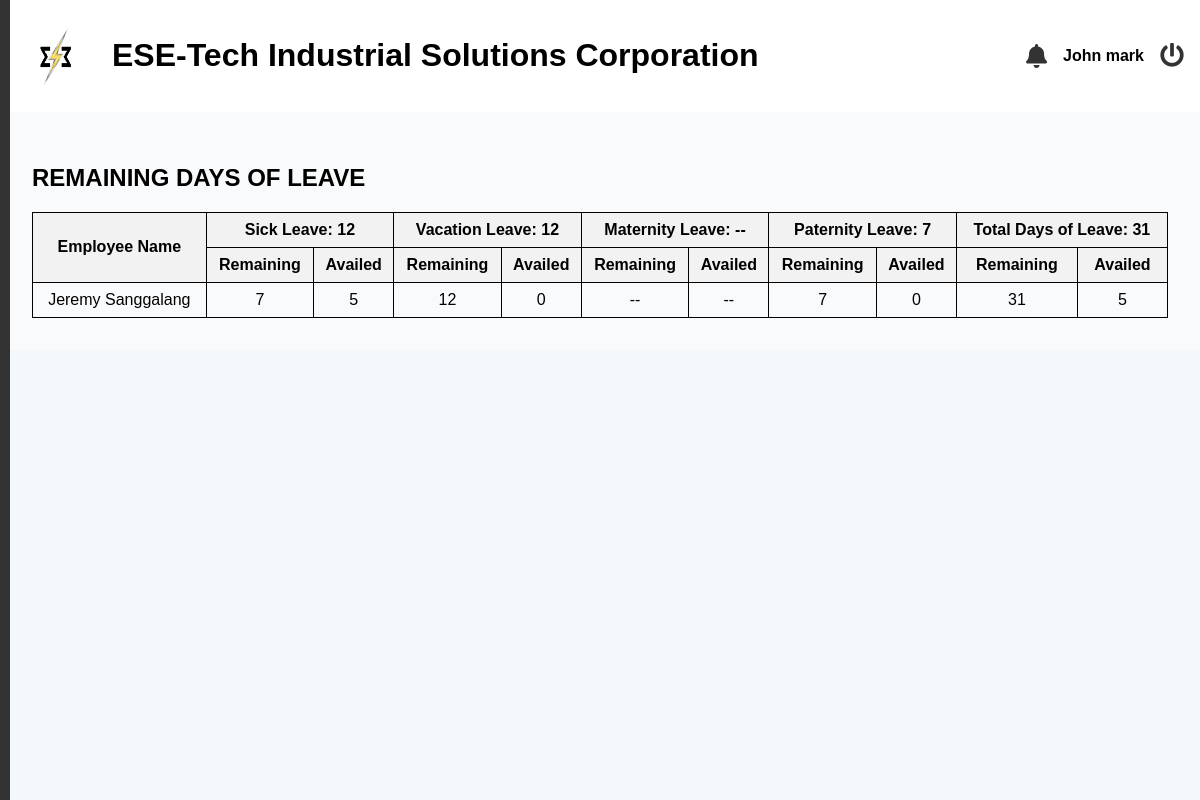
Page /admin/remaining_leave.php (signed in) on the committed database.
### tables this page shows
CREATE TABLE `employees` (
  `id` int(11) NOT NULL,
  `last_name` varchar(255) NOT NULL,
  `first_name` varchar(255) NOT NULL,
  `middle_name` varchar(255) NOT NULL,
  `suffix` varchar(255) NOT NULL,
  `gender` varchar(32) NOT NULL,
  `email` varchar(100) NOT NULL,
  `position` varchar(255) NOT NULL,
  `hire_date` date NOT NULL,
  `department` varchar(255) NOT NULL,
  `employment_status` varchar(255) NOT NULL,
  `employee_id` int(20) NOT NULL,
  `user_type` int(11) NOT NULL DEFAULT 2 COMMENT '1=admin, 2=staff, 3=super admin',
  `password` varchar(255) NOT NULL,
  `e_status` int(11) NOT NULL DEFAULT 1,
  `date_of_birth` date DEFAULT NULL,
  `age` varchar(32) NOT NULL,
  `contact_number` varchar(20) DEFAULT NULL,
  `perma_address` text DEFAULT NULL,
  `civil_status` varchar(10) DEFAULT NULL,
  `sss_number` varchar(15) DEFAULT NULL,
  `philhealth_number` varchar(15) DEFAULT NULL,
  `pagibig_number` varchar(15) DEFAULT NULL,
  `tin_number` varchar(15) DEFAULT NULL,
  `emergency_contact_name` varchar(50) DEFAULT NULL,
  `emergency_contact_number` varchar(15) DEFAULT NULL,
  `educational_background` enum('Technical-Vocational Program graduate','College graduate','Master''s degree graduate','Doctorate degree graduate') DEFAULT NULL,
  `skills` text DEFAULT NULL,
  `username` varchar(255) NOT NULL,
  `sick_leave` int(11) NOT NULL DEFAULT 0,
  `vacation_leave` int(11) NOT NULL DEFAULT 0,
  `maternity_leave` int(11) NOT NULL DEFAULT 0,
  `paternity_leave` int(11) NOT NULL DEFAULT 0,
  `sick_availed` int(11) NOT NULL,
  `vacation_availed` int(11) NOT NULL,
  `maternity_availed` int(11) NOT NULL,
  `paternity_availed` int(11) NOT NULL,
  `medical` varchar(32) DEFAULT NULL,
  `tor` varchar(32) DEFAULT NULL,
  `nbi_clearance` varchar(32) DEFAULT NULL,
  `resume` varchar(32) DEFAULT NULL,
  `prc` varchar(32) DEFAULT NULL,
  `others` varchar(32) DEFAULT NULL,
  `medical_type` varchar(32) DEFAULT NULL,
  `tor_type` varchar(32) DEFAULT NULL,
  `police_type` varchar(32) DEFAULT NULL,
  `resume_type` varchar(32) DEFAULT NULL,
  `prc_type` varchar(32) DEFAULT NULL,
  `others_type` varchar(32) DEFAULT NULL,
  `is_archived` tinyint(1) DEFAULT 0
);

### admin/remaining_leave.php (the view, shortened to what this page needs)
<?php
include('header.php');
$conn = mysqli_connect('localhost', 'root', '', 'esetech');
$sql = "SELECT
            id,
            CONCAT(first_name, ' ', last_name) AS employee_name,
            sick_leave,
            vacation_leave,
            maternity_leave,
            paternity_leave,
            sick_availed,
            vacation_availed,
            maternity_availed,
            paternity_availed,
            gender
            FROM employees
            WHERE employment_status = 'Regular'";
$result = mysqli_query($conn, $sql);
?>
<?php include('includes/sideBar.php'); ?>
<link rel="stylesheet" href="https://cdn.datatables.net/1.13.5/css/jquery.dataTables.min.css" />
<main class="main-content">
    <section id="dashboard">
        <h2>REMAINING DAYS OF LEAVE</h2>
        <table id="myTable" class="styled-table">
    <?php while ($row = mysqli_fetch_assoc($result)) { ?>
        <?php
            $total_remaining = $row['sick_leave'] + $row['vacation_leave'] + ($row['maternity_leave'] ?? 0) + ($row['paternity_leave'] ?? 0);
            $total_availed = $row['sick_availed'] + $row['vacation_availed'] + ($row['maternity_availed'] ?? 0) + ($row['paternity_availed'] ?? 0);
        ?>
        <thead>
            <tr>
                <th rowspan="2" style="text-align: center;">Employee Name</th>
                <th colspan="2" style="text-align: center;">Sick Leave: <?php echo htmlspecialchars($row['sick_leave']); ?></th>
                <th colspan="2" style="text-align: center;">Vacation Leave: <?php echo htmlspecialchars($row['vacation_leave']); ?></th>
                <th colspan="2" style="text-align: center;">Maternity Leave: <?php echo strtolower($row['gender']) == 'female' ? htmlspecialchars($row['maternity_leave']) : '--'; ?></th>
                <th colspan="2" style="text-align: center;">Paternity Leave: <?php echo strtolower($row['gender']) == 'male' ? htmlspecialchars($row['paternity_leave']) : '--'; ?></th>
                <th colspan="2" style="text-align: center;">
                    Total Days of Leave:
                    <?php
                        $total_days = $row['sick_leave'] + $row['vacation_leave'] +
                                    (strtolower($row['gender']) == 'female' ? $row['maternity_leave'] : 0) +
                                    (strtolower($row['gender']) == 'male' ? $row['paternity_leave'] : 0);
                        echo htmlspecialchars($total_days);
                    ?>
                </th>
            </tr>
            <tr>
                <th>Remaining</th>
                <th>Availed</th>
                <th>Remaining</th>
                <th>Availed</th>
                <th>Remaining</th>
                <th>Availed</th>
                <th>Remaining</th>
                <th>Availed</th>
                <th>Remaining</th>
                <th>Availed</th>
            </tr>
        </thead>
        <tbody>
            <tr>
                <td><?php echo htmlspecialchars($row['employee_name']); ?></td>
                <td><?php echo htmlspecialchars($row['sick_leave'] - $row['sick_availed']); ?></td>
                <td><?php echo htmlspecialchars($row['sick_availed']); ?></td>
                <td><?php echo htmlspecialchars($row['vacation_leave'] - $row['vacation_availed']); ?></td>
                <td><?php echo htmlspecialchars($row['vacation_availed']); ?></td>
                <td><?php echo strtolower($row['gender']) == 'female' ? htmlspecialchars($row['maternity_leave'] - $row['maternity_availed']) : '--'; ?></td>
                <td><?php echo strtolower($row['gender']) == 'female' ? htmlspecialchars($row['maternity_availed']) : '--'; ?></td>
                <td><?php echo strtolower($row['gender']) == 'male' ? htmlspecialchars($row['paternity_leave'] - $row['paternity_availed']) : '--'; ?></td>
                <td><?php echo strtolower($row['gender']) == 'male' ? htmlspecialchars($row['paternity_availed']) : '--'; ?></td>
                <td><?php echo htmlspecialchars($total_remaining); ?></td>
                <td><?php echo htmlspecialchars($total_availed); ?></td>
            </tr>
        </tbody>
    <?php } ?>
</table>
    </section>
</main>
<?php
include('footer.php');
?>

### admin/css/styles.css (style rules this page uses)
* { text-decoration: none; }
body { font-family: Arial, sans-serif; margin: 0; padding: 0; background-color: #f0f0f0; }
.main-content { flex-grow: 1; padding: 2rem; background-color: #f9fafb; }
table { width: 100%; border-collapse: collapse; margin-top: 15px; }
table th, table td { padding: 12px; border-bottom: 1px solid #ddd; text-align: left; }
table th { background-color: #f8f9fa; font-weight: bold; }

### admin/header.php (style rules this page uses)
body { font-family: Arial, sans-serif; background-color: #f4f7fc; margin: 0; }

### admin/remaining_leave.php (style rules this page uses)
.styled-table { width: 100%; border-collapse: collapse; }
.styled-table th, .styled-table td { border: 1px solid black; padding: 8px; text-align: center; }
.styled-table th { background-color: #f2f2f2; }

### rows in the picture
employees: sick_leave "12", vacation_leave "12", paternity_leave "7", total_days "31", employee_name "Jeremy Sanggalang", $row['sick_leave'] - $row['sick_availed'] "7", sick_availed "5", $row['vacation_leave']-$row['vacation_availed'] "12", vacation_availed "0", $row['paternity_leave']-$row['paternity_availed'] "7", paternity_availed "0", total_remaining "31"

### other values in the picture
$_SESSION['fullname'] "John mark"
